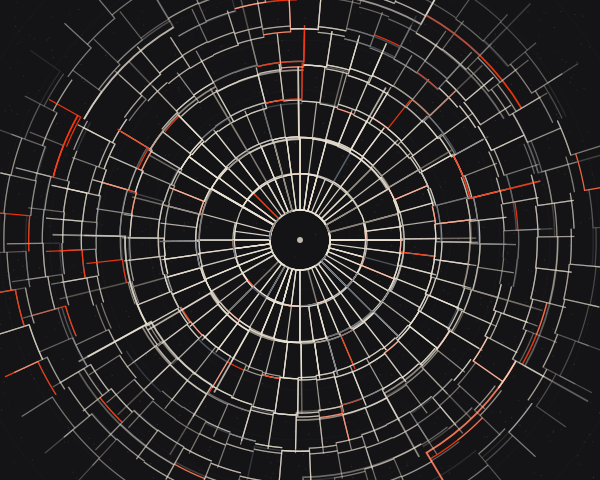

Recreate this plot in Python.
import cairo
import math
import random

# Setup
width, height = 600, 480
surface = cairo.ImageSurface(cairo.FORMAT_ARGB32, width, height)
ctx = cairo.Context(surface)

# Background: Deep Charcoal (Swiss Minimalist Base)
ctx.set_source_rgb(0.08, 0.08, 0.09)
ctx.paint()

def polar_to_cartesian(cx, cy, r, angle):
    return cx + r * math.cos(angle), cy + r * math.sin(angle)

def draw_anchor(x, y, size, color):
    """Small geometric markers to ground the abstract movement."""
    ctx.set_source_rgba(*color)
    ctx.rectangle(x - size/2, y - size/2, size, size)
    ctx.fill()

def get_systemic_color(depth, radius):
    """Logic-based color assignment: Earthy tones with a high-saturation accent."""
    # Palette: Bone, Slate, Clay, and Swiss International Orange
    palette = [
        (0.92, 0.89, 0.83), # Bone
        (0.55, 0.52, 0.48), # Muted Clay
        (0.35, 0.38, 0.42), # Slate
    ]
    
    # Rare high-saturation accent logic
    if random.random() > 0.96:
        return (1.0, 0.22, 0.05, 0.9) # Swiss Red/Orange
        
    color = list(palette[depth % len(palette)])
    # Fade based on radius to simulate dissolution
    alpha = max(0.2, 1.0 - (radius / 400))
    color.append(alpha)
    return tuple(color)

def recursive_polar_grid(cx, cy, r_start, r_end, a_start, a_end, depth):
    if depth > 5 or (depth > 2 and random.random() > 0.85):
        # Calculate distortion based on a vector field-like influence
        # Entropy increases with radius
        entropy = (r_start / 300.0) ** 2
        offset_a = math.sin(r_start * 0.05) * 0.1 * entropy
        offset_r = math.cos(a_start * 3) * 15 * entropy
        
        r1, r2 = r_start + offset_r, r_end + offset_r
        a1, a2 = a_start + offset_a, a_end + offset_a
        
        # Color based on recursion logic
        color = get_systemic_color(depth, r1)
        ctx.set_source_rgba(*color)
        
        # Staccato Density: Use modulated line weights
        ctx.set_line_width(0.5 + (5 / (depth + 1)))
        
        # Draw distorted arc segment
        # We draw as a path of segments to allow for varied thickness or stippling
        res = 8
        ctx.move_to(*polar_to_cartesian(cx, cy, r1, a1))
        for i in range(res + 1):
            angle = a1 + (a2 - a1) * (i / res)
            ctx.line_to(*polar_to_cartesian(cx, cy, r1, angle))
        
        # Occasional radial connection
        if random.random() > 0.5:
            ctx.line_to(*polar_to_cartesian(cx, cy, r2, a2))
            
        ctx.stroke()
        
        # Anchor points at intersections
        if depth % 2 == 0:
            anchor_x, anchor_y = polar_to_cartesian(cx, cy, r1, a1)
            draw_anchor(anchor_x, anchor_y, 2.5 / (depth + 1), color)

        return

    # Subdivision logic
    r_mid = (r_start + r_end) / 2
    a_mid = (a_start + a_end) / 2
    
    # Recursive branching
    # Alternating radial and angular splits for grid feel
    if depth % 2 == 0:
        recursive_polar_grid(cx, cy, r_start, r_mid, a_start, a_end, depth + 1)
        recursive_polar_grid(cx, cy, r_mid, r_end, a_start, a_end, depth + 1)
    else:
        recursive_polar_grid(cx, cy, r_start, r_end, a_start, a_mid, depth + 1)
        recursive_polar_grid(cx, cy, r_start, r_end, a_mid, a_end, depth + 1)

# Main Execution
cx, cy = width / 2, height / 2

# Draw multiple layers of the transformed grid
for i in range(6):
    # Rotate each layer slightly
    ctx.save()
    ctx.translate(cx, cy)
    ctx.rotate(i * (math.pi / 3))
    ctx.translate(-cx, -cy)
    
    # Polar subdivision of the circle
    num_sectors = 6
    for s in range(num_sectors):
        angle_step = (2 * math.pi) / num_sectors
        recursive_polar_grid(
            cx, cy, 
            30, 320, 
            s * angle_step, (s + 1) * angle_step, 
            0
        )
    ctx.restore()

# Add a "System Blueprint" overlay: subtle concentric circles for structural tension
ctx.set_source_rgba(1, 1, 1, 0.03)
ctx.set_line_width(0.5)
for r in range(50, 400, 50):
    ctx.arc(cx, cy, r, 0, 2 * math.pi)
    ctx.stroke()

# Focal point: High-density core
ctx.set_source_rgba(0.92, 0.89, 0.83, 0.8)
ctx.arc(cx, cy, 3, 0, 2 * math.pi)
ctx.fill()

# Final noise texture (staccato digital vibration)
for _ in range(800):
    tx = random.uniform(0, width)
    ty = random.uniform(0, height)
    ctx.set_source_rgba(1, 1, 1, random.uniform(0.05, 0.15))
    ctx.rectangle(tx, ty, 1, 1)
    ctx.fill()
